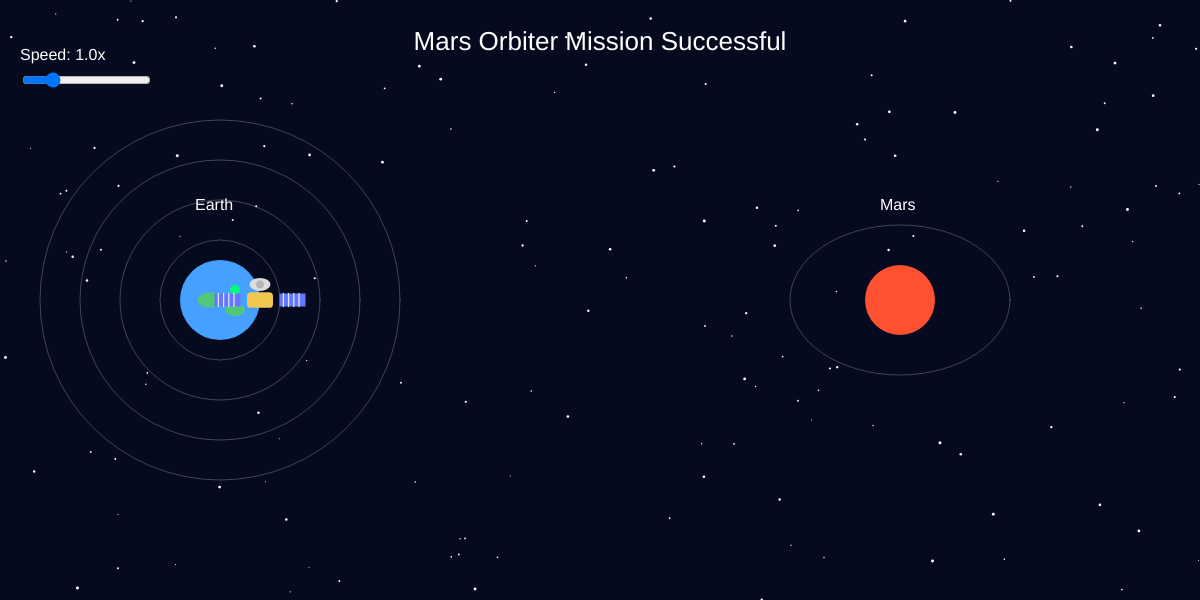
Frame 1 (no input)
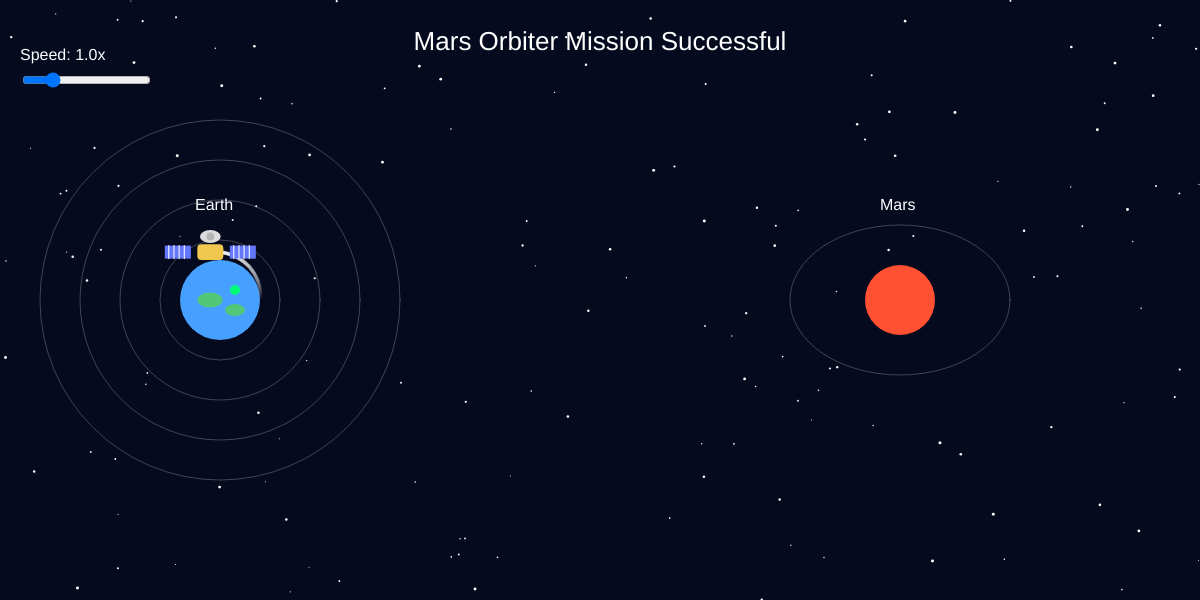
Frame 60 (no input)
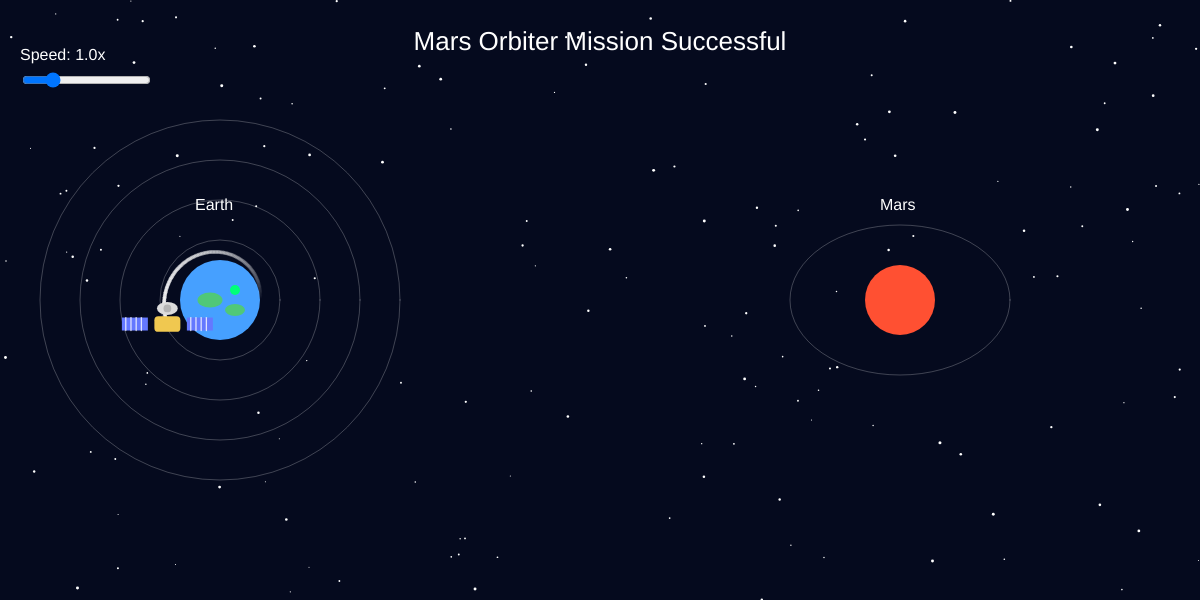
Frame 120 (the mouse pressed at the canvas centre since frame 60)

The p5.js sketch that drew these frames (run headless with seeded random() and noise() and a simulated clock; from frame 60 on, the mouse is pressed at the canvas centre):

// p5.js sketch
// ── sketch.js
let phase = "earth";
let angle = 0;
let spiralRadius = 40;
let spiralTurns = 2;
let satX, satY;
let transferT = 0;
let trail = [];
let startX, startY, endX, endY;
let stars = [];
let speedSlider;

function setup() {
  createCanvas(1200, 600);

  speedSlider = createSlider(0.5, 3, 1, 0.1);
  speedSlider.position(20, 70);

  for (let i = 0; i < 150; i++) {
    stars.push({
      x: random(width),
      y: random(height),
      s: random(1, 3)
    });
  }
}
function draw() {
  let speed = speedSlider.value();
  background(5, 10, 30);
  drawStars();

  let earthX = 220;
  let earthY = height / 2;

  let marsX = 900;
  let marsY = height / 2;

  //orbit 

  noFill();
  stroke(255, 255, 255, 60);
  strokeWeight(1);

  for (let r = 60; r <= 180; r += 40) {
    ellipse(earthX, earthY, r * 2, r * 2);
  }

  ellipse(marsX, marsY, 220, 150);

  //Earth
  noStroke();
  fill(70, 160, 255);
  ellipse(earthX, earthY, 80);

  fill(80, 200, 120);
  ellipse(earthX - 10, earthY, 25, 15);
  ellipse(earthX + 15, earthY + 10, 20, 12);

  fill(0, 255, 120);
  ellipse(earthX + 15, earthY - 10, 10);

  fill(255);
  text("Earth", earthX - 25, earthY - 90);

  //Mars 
  fill(255, 80, 50);
  ellipse(marsX, marsY, 70);

  fill(255);
  text("Mars", marsX - 20, marsY - 90);

  //entry point (left)
  endX = marsX- 110;
  endY = marsY;

  // Motion 
  if (phase === "earth") {

    satX = earthX + spiralRadius * cos(-angle);
    satY = earthY + spiralRadius * sin(-angle);

    angle += 0.03 * speed;
    spiralRadius += 0.15 * speed;

    if (angle > PI * 1.5 + (spiralTurns - 1) * TWO_PI && spiralRadius > 160) {
      phase = "transfer";

      startX = satX;
      startY = satY;

      transferT = 0;
    }
  }
  else if (phase === "transfer") {

    transferT += 0.005 * speed;

    let t = transferT;

    //linear motion from earth to mars 
    satX = lerp(startX, endX, t);
    satY = lerp(startY, endY, t);

    if (transferT >= 1) {
      phase = "mars";
      angle = PI;
    }
  }

  else if (phase === "mars") {

    satX = marsX + 110 * cos(angle);
    satY = marsY + 75 * sin(angle);

    angle += 0.03 * speed;
  }
  
  //trail
  trail.push({ x: satX, y: satY });
  if (trail.length > 120) trail.shift();

  noStroke();
  for (let i = 0; i < trail.length; i++) {
    let p = trail[i];
    let alpha = map(i, 0, trail.length, 0, 255);
    fill(255, 255, 255, alpha * 0.8);
    circle(p.x, p.y, 4);
  }

  //satellite
  push();
  translate(satX, satY);

  //face direction of motion
  let angleDir = atan2(endY - startY, endX - startX);
  rotate(angleDir);

  scale(1.3);

  fill(240, 200, 80);
  rectMode(CENTER);
  rect(0, 0, 20, 12, 3);

  fill(100, 120, 255);
  rect(-25, 0, 20, 10);
  rect(25, 0, 20, 10);

  stroke(255, 200);
  for (let i = -32; i <= -18; i += 4) {
    line(i, -5, i, 5);
  }
  for (let i = 18; i <= 32; i += 4) {
    line(i, -5, i, 5);
  }

  noStroke();

  fill(220);
  ellipse(0, -12, 16, 10);
  fill(180);
  ellipse(0, -12, 6, 6);

  pop();

  //speed
  fill(255);
  text("Speed: " + speed.toFixed(1) + "x", 20, 60);
}

function drawStars() {
  noStroke();
  fill(255);
  for (let s of stars) {
    circle(s.x, s.y, s.s);
  }
textAlign(CENTER);
textSize(26);
text("Mars Orbiter Mission Successful", width / 2, 50);
  textSize(16)
textAlign(LEFT);
}
